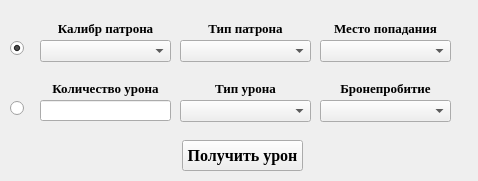
<?xml version="1.0" encoding="UTF-8"?>
<ui version="4.0">
 <class>buttonBox</class>
 <widget class="QWidget" name="buttonBox">
  <property name="geometry">
   <rect>
    <x>0</x>
    <y>0</y>
    <width>478</width>
    <height>181</height>
   </rect>
  </property>
  <property name="font">
   <font>
    <family>Times New Roman</family>
    <pointsize>8</pointsize>
    <weight>75</weight>
    <bold>true</bold>
   </font>
  </property>
  <property name="windowTitle">
   <string>Получить урон</string>
  </property>
  <widget class="QPushButton" name="get_damage_btn">
   <property name="geometry">
    <rect>
     <x>182</x>
     <y>140</y>
     <width>121</width>
     <height>31</height>
    </rect>
   </property>
   <property name="font">
    <font>
     <family>Times New Roman</family>
     <pointsize>12</pointsize>
     <weight>75</weight>
     <bold>true</bold>
    </font>
   </property>
   <property name="text">
    <string>Получить урон</string>
   </property>
  </widget>
  <widget class="QComboBox" name="hit_place_box">
   <property name="geometry">
    <rect>
     <x>320</x>
     <y>40</y>
     <width>131</width>
     <height>22</height>
    </rect>
   </property>
  </widget>
  <widget class="QLabel" name="label">
   <property name="geometry">
    <rect>
     <x>320</x>
     <y>20</y>
     <width>131</width>
     <height>16</height>
    </rect>
   </property>
   <property name="font">
    <font>
     <family>Times New Roman</family>
     <pointsize>10</pointsize>
     <weight>75</weight>
     <bold>true</bold>
    </font>
   </property>
   <property name="text">
    <string>Место попадания</string>
   </property>
   <property name="alignment">
    <set>Qt::AlignCenter</set>
   </property>
  </widget>
  <widget class="QLabel" name="label_3">
   <property name="geometry">
    <rect>
     <x>180</x>
     <y>20</y>
     <width>131</width>
     <height>16</height>
    </rect>
   </property>
   <property name="font">
    <font>
     <family>Times New Roman</family>
     <pointsize>10</pointsize>
     <weight>75</weight>
     <bold>true</bold>
    </font>
   </property>
   <property name="text">
    <string>Тип патрона</string>
   </property>
   <property name="alignment">
    <set>Qt::AlignCenter</set>
   </property>
  </widget>
  <widget class="QLabel" name="label_4">
   <property name="geometry">
    <rect>
     <x>40</x>
     <y>20</y>
     <width>131</width>
     <height>16</height>
    </rect>
   </property>
   <property name="font">
    <font>
     <family>Times New Roman</family>
     <pointsize>10</pointsize>
     <weight>75</weight>
     <bold>true</bold>
    </font>
   </property>
   <property name="text">
    <string>Калибр патрона</string>
   </property>
   <property name="alignment">
    <set>Qt::AlignCenter</set>
   </property>
  </widget>
  <widget class="QComboBox" name="caliber_box">
   <property name="geometry">
    <rect>
     <x>40</x>
     <y>40</y>
     <width>131</width>
     <height>22</height>
    </rect>
   </property>
  </widget>
  <widget class="QComboBox" name="bullet_type_box">
   <property name="geometry">
    <rect>
     <x>180</x>
     <y>40</y>
     <width>131</width>
     <height>22</height>
    </rect>
   </property>
  </widget>
  <widget class="QLabel" name="label_5">
   <property name="geometry">
    <rect>
     <x>40</x>
     <y>80</y>
     <width>131</width>
     <height>16</height>
    </rect>
   </property>
   <property name="font">
    <font>
     <family>Times New Roman</family>
     <pointsize>10</pointsize>
     <weight>75</weight>
     <bold>true</bold>
    </font>
   </property>
   <property name="text">
    <string>Количество урона</string>
   </property>
   <property name="alignment">
    <set>Qt::AlignCenter</set>
   </property>
  </widget>
  <widget class="QRadioButton" name="bulletRadio">
   <property name="geometry">
    <rect>
     <x>10</x>
     <y>40</y>
     <width>21</width>
     <height>17</height>
    </rect>
   </property>
   <property name="text">
    <string/>
   </property>
   <property name="checked">
    <bool>true</bool>
   </property>
  </widget>
  <widget class="QRadioButton" name="otherDamageRadio">
   <property name="geometry">
    <rect>
     <x>10</x>
     <y>100</y>
     <width>21</width>
     <height>17</height>
    </rect>
   </property>
   <property name="text">
    <string/>
   </property>
  </widget>
  <widget class="QComboBox" name="damage_type_box">
   <property name="geometry">
    <rect>
     <x>180</x>
     <y>100</y>
     <width>131</width>
     <height>22</height>
    </rect>
   </property>
  </widget>
  <widget class="QLabel" name="label_6">
   <property name="geometry">
    <rect>
     <x>180</x>
     <y>80</y>
     <width>131</width>
     <height>16</height>
    </rect>
   </property>
   <property name="font">
    <font>
     <family>Times New Roman</family>
     <pointsize>10</pointsize>
     <weight>75</weight>
     <bold>true</bold>
    </font>
   </property>
   <property name="text">
    <string>Тип урона</string>
   </property>
   <property name="alignment">
    <set>Qt::AlignCenter</set>
   </property>
  </widget>
  <widget class="QComboBox" name="armor_piercing_box">
   <property name="geometry">
    <rect>
     <x>320</x>
     <y>100</y>
     <width>131</width>
     <height>22</height>
    </rect>
   </property>
  </widget>
  <widget class="QLabel" name="label_7">
   <property name="geometry">
    <rect>
     <x>320</x>
     <y>80</y>
     <width>131</width>
     <height>16</height>
    </rect>
   </property>
   <property name="font">
    <font>
     <family>Times New Roman</family>
     <pointsize>10</pointsize>
     <weight>75</weight>
     <bold>true</bold>
    </font>
   </property>
   <property name="text">
    <string>Бронепробитие</string>
   </property>
   <property name="alignment">
    <set>Qt::AlignCenter</set>
   </property>
  </widget>
  <widget class="QLineEdit" name="damage_amount_line">
   <property name="geometry">
    <rect>
     <x>40</x>
     <y>100</y>
     <width>131</width>
     <height>21</height>
    </rect>
   </property>
  </widget>
 </widget>
 <resources/>
 <connections/>
</ui>
